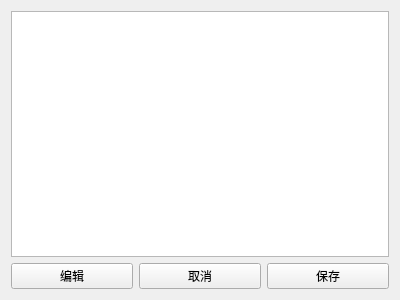
<ui version="4.0">
 <class>qMRMLTextWidget</class>
 <widget class="qSlicerWidget" name="qMRMLTextWidget">
  <property name="geometry">
   <rect>
    <x>0</x>
    <y>0</y>
    <width>400</width>
    <height>300</height>
   </rect>
  </property>
  <property name="windowTitle">
   <string>文本属性</string>
  </property>
  <layout class="QVBoxLayout" name="verticalLayout">
   <item>
    <widget class="QTextEdit" name="TextEdit">
     <property name="font">
      <font>
       <family>Courier</family>
      </font>
     </property>
    </widget>
   </item>
   <item>
    <layout class="QHBoxLayout" name="ButtonLayout">
     <item>
      <widget class="QPushButton" name="EditButton">
       <property name="text">
        <string>编辑</string>
       </property>
       <property name="iconSize">
        <size>
         <width>12</width>
         <height>12</height>
        </size>
       </property>
      </widget>
     </item>
     <item>
      <widget class="QPushButton" name="CancelButton">
       <property name="enabled">
        <bool>true</bool>
       </property>
       <property name="text">
        <string>取消</string>
       </property>
      </widget>
     </item>
     <item>
      <widget class="QPushButton" name="SaveButton">
       <property name="enabled">
        <bool>true</bool>
       </property>
       <property name="text">
        <string>保存</string>
       </property>
      </widget>
     </item>
    </layout>
   </item>
  </layout>
 </widget>
 <customwidgets>
  <customwidget>
   <class>qSlicerWidget</class>
   <extends>QWidget</extends>
   <header>qSlicerWidget.h</header>
   <container>1</container>
  </customwidget>
 </customwidgets>
 <resources />
 <connections />
</ui>
